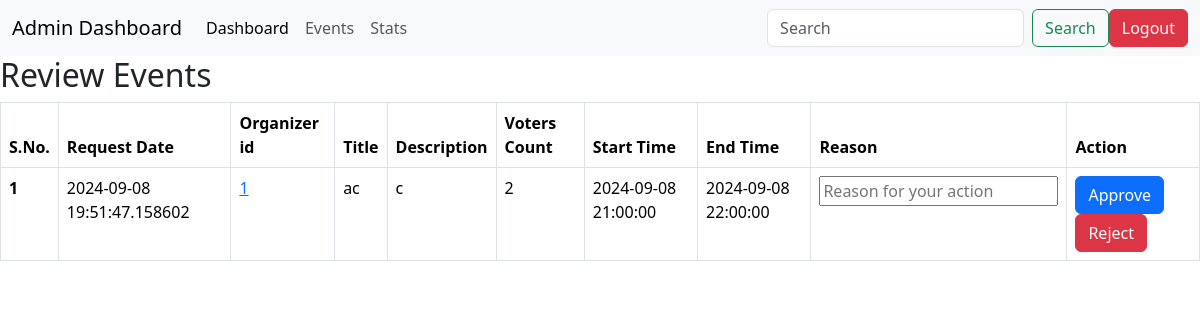
The page /admin/review on the database as committed earlier.
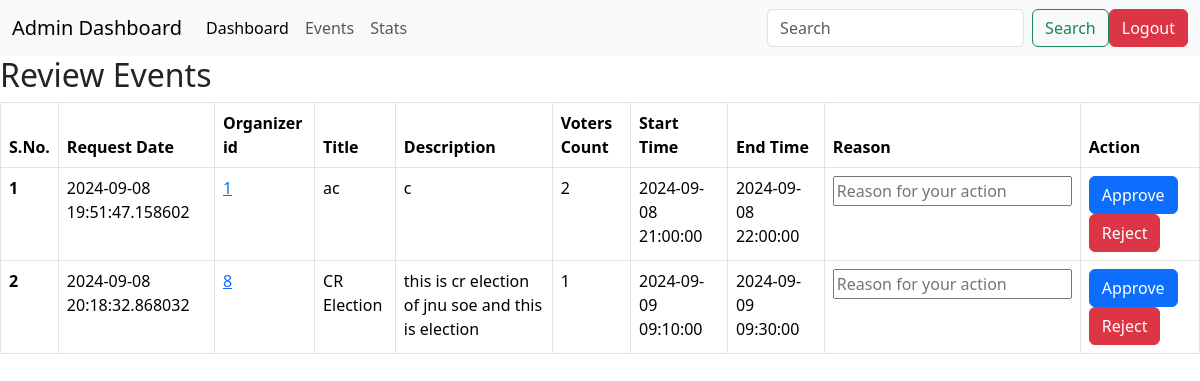
The same page on the database as committed later.
### application/models.py (models this page shows)
class Event(db.Model):
    id=db.Column(db.Integer(),primary_key=True)
    createTime=db.Column(db.DateTime)
    organizerId=db.Column(db.Integer(),db.ForeignKey('user.id'))
    title=db.Column(db.String(),default='x')
    desc=db.Column(db.String(),default='x')
    endTime=db.Column(db.DateTime,nullable=False)
    startTime=db.Column(db.DateTime,nullable=False)
    isApproved=db.Column(db.Boolean,default=False)
    voterCount=db.Column(db.Integer())
    durHour=db.Column(db.Integer())
    durMin=db.Column(db.Integer())
    votes=db.relationship('Vote',backref='event')

### application/controllers.py (the view)
@app.route('/admin/review')
def adminReview():
    events=Event.query.filter_by(isApproved=0).all()
    return render_template('admin_review.html',events=events)

### templates/admin_review.html (shortened to what this page needs)
<!DOCTYPE html>
<html lang="en">
<head>
    <link href="https://cdn.jsdelivr.net/npm/bootstrap@5.3.3/dist/css/bootstrap.min.css" rel="stylesheet">
</head>
<body>
    <nav class="navbar navbar-expand-lg bg-body-tertiary">
        <div class="container-fluid">
          <a class="navbar-brand" href="#">Admin Dashboard</a>
          <div class="collapse navbar-collapse" id="navbarSupportedContent">
            <ul class="navbar-nav me-auto mb-2 mb-lg-0">
              <li class="nav-item">
                <a class="nav-link active" aria-current="page" href="/admin">Dashboard</a>
              </li>
              <li class="nav-item">
                <a class="nav-link" href="/admin/events">Events</a>
              </li>
              <li class="nav-item">
                <a class="nav-link" href="/admin/stats">Stats</a>
              </li>
            </ul>
            <form class="d-flex" role="search">
              <input class="form-control me-2" type="search" placeholder="Search" aria-label="Search">
              <button class="btn btn-outline-success" type="submit">Search</button>
            </form>
            <a class="btn btn-danger" href="/">Logout</a>
          </div>
        </div>
      </nav>
    <h2>Review Events</h2>
    {% if events|length == 0 %}
        <h3>No Events To Review</h3>
    {%else%}
    <table class="table table-bordered">
        <thead>
            <tr>
                <th scope="col">S.No.</th>
                <th scope="col">Request Date</th>
                <th scope="col">Organizer id</th>
                <th scope="col">Title</th>
                <th scope="col">Description</th>
                <th scope="col">Voters Count</th>
                <th scope="col">Start Time</th>
                <th scope="col">End Time</th>
                <th scope="col">Reason</th>
                <th scope="col">Action</th>
            </tr>
        </thead>
        <tbody>
            {%for event in events%}
                <tr>
                    <th scope="row">{{loop.index}}</th>
                    <td>{{event.createTime}}</td>
                    <td><a href="/admin/{{event.organizerId}}/watchUser">{{event.organizerId}}</a></td>
                    <td>{{event.title}}</td>
                    <td>{{event.desc}}</td>
                    <td>{{event.voterCount}}</td>
                    <td>{{event.startTime}}</td>
                    <td>{{event.endTime}}</td>
                    <td><input type="text" placeholder="Reason for your action"></td>
                    <td><a type="button" class="btn btn-primary" href="/admin/{{event.id}}/approve">Approve</a><a type="button" class="btn btn-danger" href="/{{event.id}}/reject">Reject</a></td>
                </tr>
              {%endfor%}
        </tbody>
    </table>
    {%endif%}
</body>
</html>

Rows that differ between the two databases and show on the page:
added Event: createTime "2024-09-08 20:18:32.868032", organizerId "8", title "CR Election", desc "this is cr election of jnu soe and this is election", voterCount "1", startTime "2024-09-09 09:10:00", endTime "2024-09-09 09:30:00"
